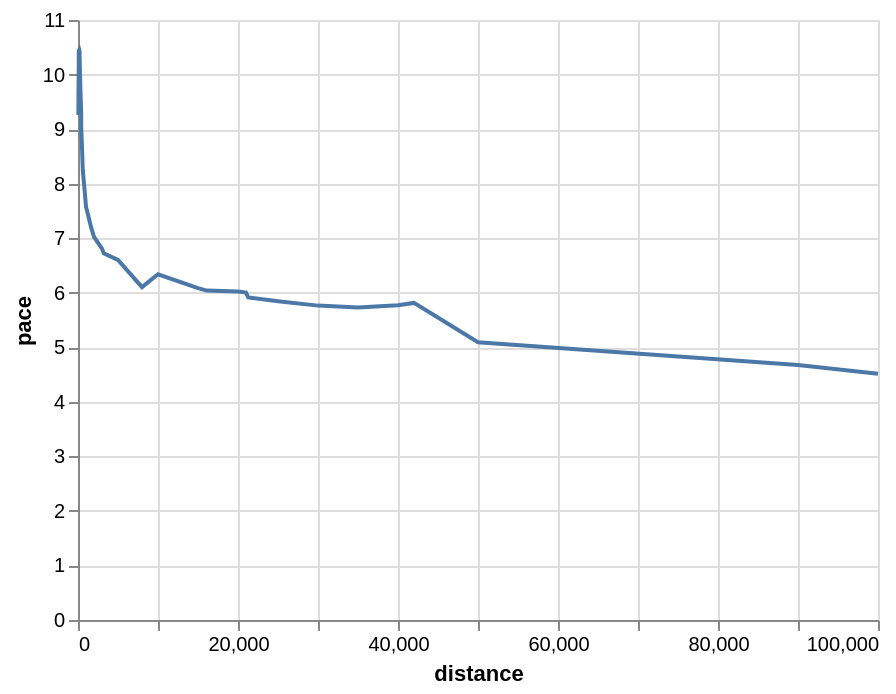

The cell this chart's notebook holds for it:
### Code cell
alt.Chart(mens_running_all_dedup).mark_line().encode(x="distance", y="pace")

### Figure 1 — Vega-Lite specification as saved in the notebook (floating-point values rounded to 4 significant figures)
{"$schema": "https://vega.github.io/schema/vega-lite/v2.6.0.json", "config": {"view": {"height": 300, "width": 400}}, "data": {"name": "data-ca68f508392427680b485a3d4cb7b939"}, "datasets": {"data-ca68f508392427680b485a3d4cb7b939": [{"Athlete": "Bruny Surin", "Ctry.": "ESP", "Date": "22 Aug 1999", "Event": "50 m", "Location": "Seville", "Meeting": "World Championships", "N": "+[ac]", "Nat.": "CAN", "P": null, "Perf": "5.40", "R": "[84]", "V": null, "W": "+0.2", "distance": 50, "logdistance": 1.699, "logpace": 0.9666, "logtime": -1.046, "pace": 9.259, "seconds": 5.4, "time": 0.09}, {"Athlete": "Bruny Surin", "Ctry.": "ESP", "Date": "22 Aug 1999", "Event": "60 m", "Location": "Seville", "Meeting": "World Championships", "N": "+[ad]", "Nat.": "CAN", "P": null, "Perf": "6.25", "R": "[84][85]", "V": null, "W": "+0.2", "distance": 60, "logdistance": 1.778, "logpace": 0.9823, "logtime": -0.9823, "pace": 9.6, "seconds": 6.25, "time": 0.1042}, {"Athlete": "Ivory Crockett", "Ctry.": "USA", "Date": "11 May 1974", "Event": "100 y", "Location": "Knoxville", "Meeting": null, "N": "h", "Nat.": "USA", "P": null, "Perf": "9.00", "R": "[87]", "V": null, "W": null, "distance": 91.44, "logdistance": 1.961, "logpace": 1.007, "logtime": -0.8239, "pace": 10.16, "seconds": 9, "time": 0.15}, {"Athlete": "Usain Bolt", "Ctry.": "GER", "Date": "16 Aug 2009", "Event": "100 m", "Location": "Berlin", "Meeting": "World Championships", "N": null, "Nat.": "JAM", "P": "P", "Perf": "9.58", "R": "[5]", "V": "", "W": "+0.9", "distance": 100, "logdistance": 2, "logpace": 1.019, "logtime": -0.7968, "pace": 10.44, "seconds": 9.58, "time": 0.1597}, {"Athlete": "Usain Bolt", "Ctry.": "GBR", "Date": "17 May 2009", "Event": "150 m straight", "Location": "Manchester", "Meeting": "Manchester City Games", "N": null, "Nat.": "JAM", "P": null, "Perf": "14.35", "R": "[90]", "V": null, "W": "+1.1", "distance": 150, "logdistance": 2.176, "logpace": 1.019, "logtime": -0.6213, "pace": 10.45, "seconds": 14.35, "time": 0.2392}, {"Athlete": "Usain Bolt", "Ctry.": "GER", "Date": "20 Aug 2009", "Event": "200 m", "Location": "Berlin", "Meeting": "World Championships", "N": null, "Nat.": "JAM", "P": "P", "Perf": "19.19", "R": "[5]", "V": "", "W": "−0.3", "distance": 200, "logdistance": 2.301, "logpace": 1.018, "logtime": -0.4951, "pace": 10.42, "seconds": 19.19, "time": 0.3198}, {"Athlete": "Tommie Smith", "Ctry.": "USA", "Date": "7 May 1966", "Event": "220 y (straight)", "Location": "San Jose", "Meeting": "Video on YouTube", "N": "h", "Nat.": "USA", "P": null, "Perf": "19.50", "R": "[93]", "V": null, "W": "+1.9", "distance": 201.2, "logdistance": 2.304, "logpace": 1.014, "logtime": -0.4881, "pace": 10.32, "seconds": 19.5, "time": 0.325}, {"Athlete": "Wayde van Niekerk", "Ctry.": "CZE", "Date": "28 Jun 2017", "Event": "300 m", "Location": "Ostrava", "Meeting": "Golden Spike Ostrava", "N": null, "Nat.": "RSA", "P": null, "Perf": "30.81", "R": "[95]", "V": null, "W": null, "distance": 300, "logdistance": 2.477, "logpace": 0.9884, "logtime": -0.2895, "pace": 9.737, "seconds": 30.81, "time": 0.5135}, {"Athlete": "Wayde van Niekerk", "Ctry.": "BRA", "Date": "14 Aug 2016", "Event": "400 m", "Location": "Rio de Janeiro", "Meeting": "Olympic Games", "N": null, "Nat.": "RSA", "P": "P", "Perf": "43.03", "R": "[6]", "V": "", "W": null, "distance": 400, "logdistance": 2.602, "logpace": 0.9683, "logtime": -0.1444, "pace": 9.296, "seconds": 43.03, "time": 0.7172}, {"Athlete": "John Smith", "Ctry.": "USA", "Date": "26 Jun 1971", "Event": "440 y", "Location": "Eugene", "Meeting": "USA Championships", "N": null, "Nat.": "USA", "P": null, "Perf": "44.50", "R": "[96][97][98]", "V": null, "W": null, "distance": 402.3, "logdistance": 2.605, "logpace": 0.9562, "logtime": -0.1298, "pace": 9.041, "seconds": 44.5, "time": 0.7417}, {"Athlete": "David Rudisha", "Ctry.": "GBR", "Date": "10 Sep 2016", "Event": "500 m", "Location": "Newcastle", "Meeting": "Great North CityGames", "N": "[af]", "Nat.": "KEN", "P": null, "Perf": "57.69", "R": "[99]", "V": null, "W": null, "distance": 500, "logdistance": 2.699, "logpace": 0.9379, "logtime": -0.01705, "pace": 8.667, "seconds": 57.69, "time": 0.9615}, {"Athlete": "Johnny Gray", "Ctry.": "USA", "Date": "24 May 1986", "Event": "600 m", "Location": "Santa Monica", "Meeting": null, "N": null, "Nat.": "USA", "P": null, "Perf": "1:12.81", "R": null, "V": null, "W": null, "distance": 600, "logdistance": 2.778, "logpace": 0.916, "logtime": 0.08404, "pace": 8.241, "seconds": 72.81, "time": 1.214}, {"Athlete": "David Rudisha", "Ctry.": "GBR", "Date": "9 Aug 2012", "Event": "800 m", "Location": "London", "Meeting": "Olympic Games", "N": null, "Nat.": "KEN", "P": "P", "Perf": "1:40.91", "R": "[7]", "V": "", "W": null, "distance": 800, "logdistance": 2.903, "logpace": 0.8992, "logtime": 0.2258, "pace": 7.928, "seconds": 100.9, "time": 1.682}, {"Athlete": "Noah Ngeny", "Ctry.": "ITA", "Date": "5 Sep 1999", "Event": "1000 m", "Location": "Rieti", "Meeting": "Rieti Meeting", "N": null, "Nat.": "KEN", "P": "P", "Perf": "2:11.96", "R": null, "V": "", "W": null, "distance": 1000, "logdistance": 3, "logpace": 0.8796, "logtime": 0.3423, "pace": 7.578, "seconds": 132.0, "time": 2.199}, {"Athlete": "Hicham El Guerrouj", "Ctry.": "ITA", "Date": "14 Jul 1998", "Event": "1500 m", "Location": "Rome", "Meeting": "Golden Gala", "N": null, "Nat.": "MAR", "P": "P", "Perf": "3:26.00", "R": null, "V": "", "W": null, "distance": 1500, "logdistance": 3.176, "logpace": 0.8622, "logtime": 0.5357, "pace": 7.282, "seconds": 206, "time": 3.433}, {"Athlete": "Hicham El Guerrouj", "Ctry.": "ITA", "Date": "7 Jul 1999", "Event": "Mile", "Location": "Rome", "Meeting": "Golden Gala", "N": null, "Nat.": "MAR", "P": "P", "Perf": "3:43.13", "R": null, "V": "", "W": null, "distance": 1609, "logdistance": 3.207, "logpace": 0.858, "logtime": 0.5704, "pace": 7.211, "seconds": 223.1, "time": 3.719}, {"Athlete": "Hicham El Guerrouj", "Ctry.": "GER", "Date": "7 Sep 1999", "Event": "2000 m", "Location": "Berlin", "Meeting": "ISTAF", "N": null, "Nat.": "MAR", "P": null, "Perf": "4:44.79", "R": null, "V": "", "W": null, "distance": 2000, "logdistance": 3.301, "logpace": 0.8465, "logtime": 0.6764, "pace": 7.023, "seconds": 284.8, "time": 4.747}, {"Athlete": "Daniel Komen", "Ctry.": "ITA", "Date": "1 Sep 1996", "Event": "3000 m", "Location": "Rieti", "Meeting": "Rieti Meeting", "N": null, "Nat.": "KEN", "P": "P", "Perf": "7:20.67", "R": null, "V": "", "W": null, "distance": 3000, "logdistance": 3.477, "logpace": 0.833, "logtime": 0.866, "pace": 6.808, "seconds": 440.7, "time": 7.345}, {"Athlete": "Daniel Komen", "Ctry.": "BEL", "Date": "17 Jul 1997", "Event": "Two miles", "Location": "Hechtel-Eksel", "Meeting": null, "N": null, "Nat.": "KEN", "P": "P", "Perf": "7:58.61", "R": null, "V": null, "W": null, "distance": 3218, "logdistance": 3.508, "logpace": 0.8276, "logtime": 0.9018, "pace": 6.724, "seconds": 478.6, "time": 7.977}, {"Athlete": "Kenenisa Bekele", "Ctry.": "NED", "Date": "31 May 2004", "Event": "5000 m (track)", "Location": "Hengelo", "Meeting": "Fanny Blankers-Koen Games", "N": null, "Nat.": "ETH", "P": "P", "Perf": "12:37.35", "R": null, "V": "", "W": null, "distance": 5000, "logdistance": 3.699, "logpace": 0.8197, "logtime": 1.101, "pace": 6.602, "seconds": 757.4, "time": 12.62}, {"Athlete": "Deriba Merga", "Ctry.": "UAE", "Date": "18 Feb 2011", "Event": "8 km (road)", "Location": "Ras al-Khaimah", "Meeting": "RAK Half Marathon", "N": "+", "Nat.": "ETH", "P": null, "Perf": "21:51.00", "R": "[100]", "V": null, "W": null, "distance": 8000, "logdistance": 3.903, "logpace": 0.7855, "logtime": 1.339, "pace": 6.102, "seconds": 1311, "time": 21.85}, {"Athlete": "Kenenisa Bekele", "Ctry.": "BEL", "Date": "26 Aug 2005", "Event": "10,000 m (track)", "Location": "Brussels", "Meeting": "Memorial Van Damme", "N": null, "Nat.": "ETH", "P": "P", "Perf": "26:17.53", "R": null, "V": "", "W": null, "distance": 10000, "logdistance": 4, "logpace": 0.802, "logtime": 1.42, "pace": 6.339, "seconds": 1578.0, "time": 26.29}, {"Athlete": "Joshua Cheptegei", "Ctry.": "NED", "Date": "18 Nov 2018", "Event": "15 km (road)", "Location": "Nijmegen", "Meeting": "Zevenheuvelenloop", "N": null, "Nat.": "UGA", "P": null, "Perf": "41:05.00", "R": "[101]", "V": null, "W": null, "distance": 15000, "logdistance": 4.176, "logpace": 0.7843, "logtime": 1.614, "pace": 6.085, "seconds": 2465, "time": 41.08}, {"Athlete": "Haile Gebrselassie", "Ctry.": "NED", "Date": "4 Sep 2005", "Event": "10 miles (road)", "Location": "Tilburg", "Meeting": "Tilburg Ten Miles", "N": "[ah]", "Nat.": "ETH", "P": null, "Perf": "44:24.00", "R": null, "V": null, "W": null, "distance": 16090, "logdistance": 4.207, "logpace": 0.781, "logtime": 1.647, "pace": 6.04, "seconds": 2664, "time": 44.4}, {"Athlete": "Zersenay Tadese", "Ctry.": "POR", "Date": "21 Mar 2010", "Event": "20 km (road)", "Location": "Lisbon", "Meeting": "Lisbon Half Marathon", "N": "+", "Nat.": "ERI", "P": null, "Perf": "55:21.00", "R": "[102]", "V": null, "W": null, "distance": 20000, "logdistance": 4.301, "logpace": 0.7798, "logtime": 1.743, "pace": 6.022, "seconds": 3321, "time": 55.35}, {"Athlete": "Abraham Kiptum", "Ctry.": "ESP", "Date": "28 Oct 2018", "Event": "Half marathon", "Location": "Valencia", "Meeting": "Valencia Half Marathon", "N": null, "Nat.": "KEN", "P": "P", "Perf": "58:18.00", "R": "[13]", "V": "", "W": null, "distance": 21000, "logdistance": 4.322, "logpace": 0.7784, "logtime": 1.766, "pace": 6.003, "seconds": 3498, "time": 58.3}, {"Athlete": "Haile Gebrselassie", "Ctry.": "CZE", "Date": "27 Jun 2007", "Event": "One hour (track)", "Location": "Ostrava", "Meeting": "Golden Spike Ostrava", "N": null, "Nat.": "ETH", "P": "P", "Perf": "21,285 m", "R": "[14]", "V": "", "W": null, "distance": 21285, "logdistance": 4.328, "logpace": 0.7718, "logtime": 1.778, "pace": 5.912, "seconds": 3600, "time": 60}, {"Athlete": "Dennis Kipruto Kimetto", "Ctry.": "GER", "Date": "6 May 2012", "Event": "25 km (road)", "Location": "Berlin", "Meeting": "BIG 25", "N": null, "Nat.": "KEN", "P": null, "Perf": "1:11:18.00", "R": "[103][104]", "V": null, "W": null, "distance": 25000, "logdistance": 4.398, "logpace": 0.7667, "logtime": 1.853, "pace": 5.844, "seconds": 4278, "time": 71.3}, {"Athlete": "Eliud Kipchoge", "Ctry.": "GER", "Date": "16 Sep 2018", "Event": "30 km (road)", "Location": "Berlin", "Meeting": "Berlin Marathon", "N": "+", "Nat.": "KEN", "P": null, "Perf": "1:26:45", "R": "[105]", "V": null, "W": null, "distance": 30000, "logdistance": 4.477, "logpace": 0.7607, "logtime": 1.938, "pace": 5.764, "seconds": 5205, "time": 86.75}, {"Athlete": "Dennis Kipruto Kimetto", "Ctry.": "GER", "Date": "28 Sep 2014", "Event": "35 km (road)", "Location": "Berlin", "Meeting": "Berlin Marathon", "N": "+", "Nat.": "KEN", "P": null, "Perf": "1:41:47.00", "R": "[106]", "V": null, "W": null, "distance": 35000, "logdistance": 4.544, "logpace": 0.7582, "logtime": 2.008, "pace": 5.731, "seconds": 6107, "time": 101.8}, {"Athlete": "Eliud Kipchoge", "Ctry.": "GER", "Date": "16 Sep 2018", "Event": "40 km (road)", "Location": "Berlin", "Meeting": "Berlin Marathon", "N": "+", "Nat.": "KEN", "P": null, "Perf": "1:55:32", "R": "[107]", "V": null, "W": null, "distance": 40000, "logdistance": 4.602, "logpace": 0.7612, "logtime": 2.063, "pace": 5.77, "seconds": 6932, "time": 115.5}, {"Athlete": "Eliud Kipchoge", "Ctry.": "ITA", "Date": "6 May 2017", "Event": "Marathon[b]", "Location": "Monza", "Meeting": "Autodromo Nazionale Monza", "N": "[c]", "Nat.": "KEN", "P": null, "Perf": "2:00:25", "R": "[18]", "V": "[1]", "W": null, "distance": 42000, "logdistance": 4.623, "logpace": 0.7644, "logtime": 2.081, "pace": 5.813, "seconds": 7225, "time": 120.4}, {"Athlete": "Thompson Magawana", "Ctry.": "RSA", "Date": "2 Apr 1988", "Event": "50 km (road)", "Location": "Cape Town", "Meeting": null, "N": "+", "Nat.": "RSA", "P": null, "Perf": "2:43:38", "R": "[108]", "V": null, "W": null, "distance": 50000, "logdistance": 4.699, "logpace": 0.7069, "logtime": 2.214, "pace": 5.093, "seconds": 9818, "time": 163.6}, {"Athlete": "Leonid Shvetsov", "Ctry.": "RSA", "Date": "2007", "Event": "90 km (road)", "Location": "Durban", "Meeting": "Comrades Marathon", "N": null, "Nat.": "RUS", "P": null, "Perf": "5:20:49.00", "R": null, "V": null, "W": null, "distance": 90000, "logdistance": 4.954, "logpace": 0.6698, "logtime": 2.506, "pace": 4.676, "seconds": 19249, "time": 320.8}, {"Athlete": "Nao Kazami", "Ctry.": "JPN", "Date": "24 Jun 2018", "Event": "100 km (road)", "Location": "Yūbetsu", "Meeting": "Lake Saroma Ultramarathon", "N": null, "Nat.": "JPN", "P": null, "Perf": "6:09:14.00", "R": "[19]", "V": null, "W": null, "distance": 100000, "logdistance": 5, "logpace": 0.6545, "logtime": 2.567, "pace": 4.514, "seconds": 22154, "time": 369.2}]}, "encoding": {"x": {"field": "distance", "type": "quantitative"}, "y": {"field": "pace", "type": "quantitative"}}, "mark": "line"}
